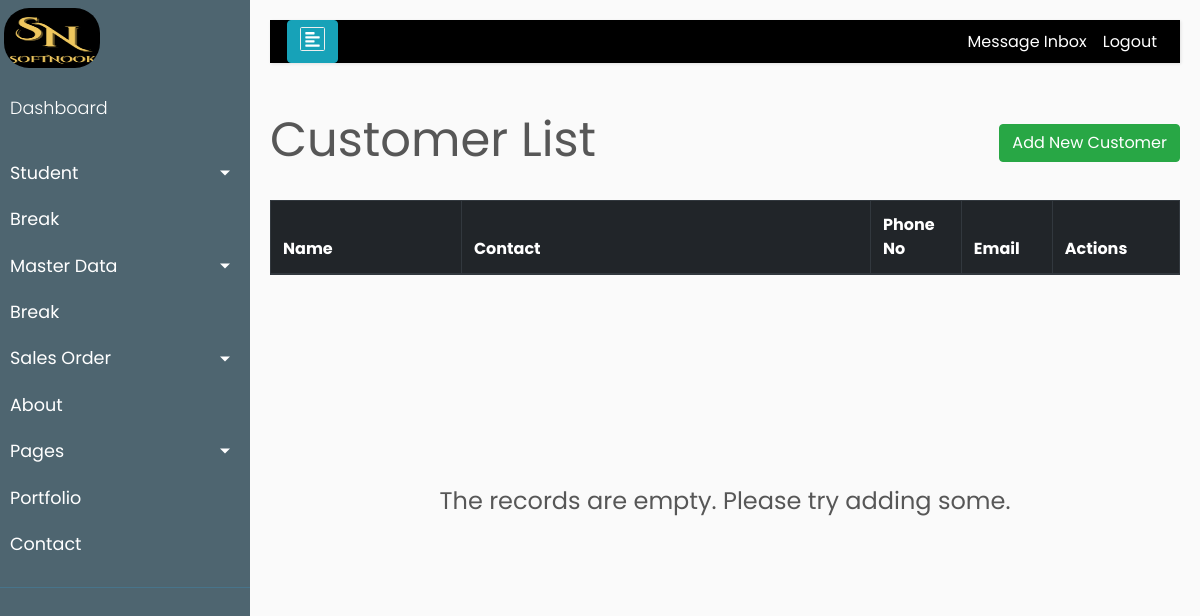
The page /product/customers/ on the database as committed earlier.
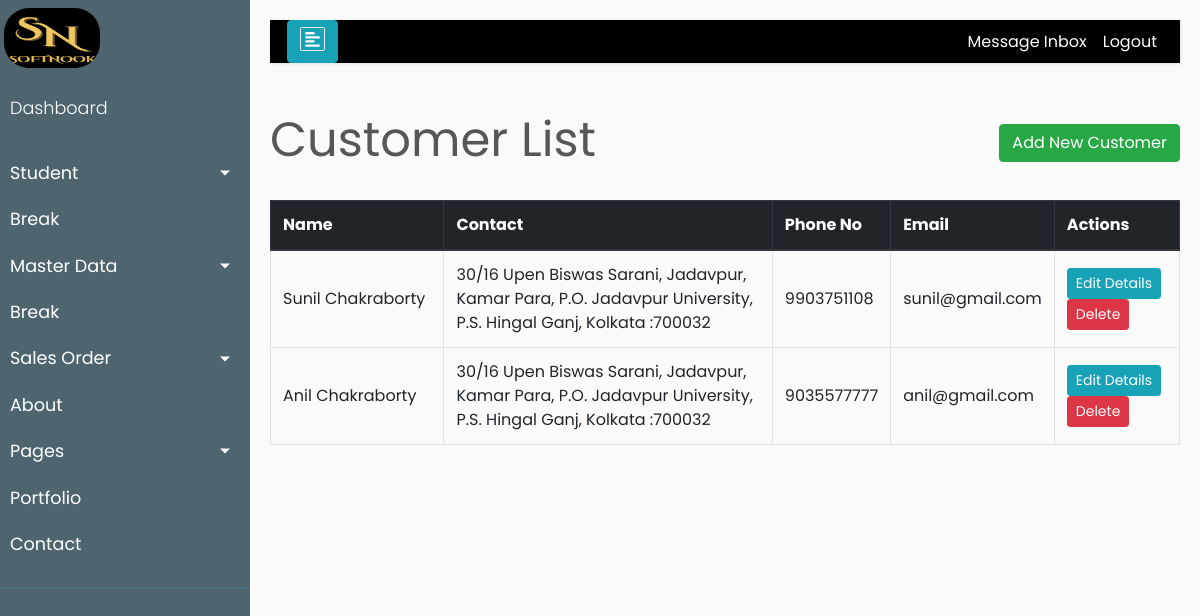
The same page on the database as committed later.
### product/models.py (models this page shows, shortened)
class Customer(models.Model):
    id              = models.AutoField(primary_key=True)
    name            = models.CharField(verbose_name='Name',max_length=150,null=True, blank=True)
    phone           = models.CharField(verbose_name='Phone',max_length=12, unique=True)
    address         = models.CharField(verbose_name='Address',max_length=200,null=True)
    email           = models.EmailField(verbose_name='Email',max_length=50, unique=True)
    created_date    = models.DateTimeField(auto_now_add=True)
    modified_date   = models.DateTimeField(auto_now=True)
    fk_email 	    = models.ForeignKey(Account,verbose_name="email key", on_delete=models.CASCADE, null=True, blank=True)
    is_deleted      = models.BooleanField(default=False)

### product/views.py (the view)
# urls.py: path('customers/', CustomerListView.as_view(), name='customers-list'),
class CustomerListView(ListView):
    model = Customer
    template_name = "product/customer_list1.html"
    queryset = Customer.objects.filter(is_deleted=False)

### product/templates/product/customer_list1.html (shortened to what this page needs)
{% extends 'base.html' %}
{% load static %}
{% block content %}
    <div class="row" style="color: #575757; font-style: bold; font-size: 3rem;">
        <div class="col-md-8">Customer List</div>
        <div class="col-md-4">
            <div style="float:right;"> <a class="btn btn-success" href="{% url 'product:new-customer' %}">Add New Customer</a> </div>
        </div>
    </div>
    <br>
    <table id="product" class="table table-css table-hover table-bordered">
        <thead class="thead-dark align-middle">
            <tr>
                <th width="21%">Name</th>
                <th width="45%">Contact</th>
                <th width="10%">Phone No</th>
				<th width="10%">Email</th>
                <th width="14%">Actions</th>
			</tr>
        </thead>
{% if object_list %}
        <tbody>
            {% for customer in object_list %}
            <tr>
				<td class="align-middle"> {{ customer.name }} </td>
                <td class="align-middle"> {{ customer.address }} </td>
				<td class="align-middle"> {{ customer.phone }} </td>
				<td class="align-middle"> {{ customer.email }} </td>
                <td class="align-middle">
                    <div class="align-middle">
                        <a href="{% url 'product:edit-customer' customer.pk %}" class="btn btn-info btn-sm">Edit Details</a>
						<a href="{% url 'product:delete-customer' customer.pk %}" class="btn btn-danger btn-sm">Delete</a>
					</div>
                </td>
            </tr>
            {% endfor %}
        </tbody>
    </table>
{% else %}
    </table>
    <br><br><br><br><br><br><br><br>
    <div style="color: #575757; font-style: bold; font-size: 1.5rem; text-align: center;">The records are empty. Please try adding some.</div>
{% endif %}
{% endblock content %}

Rows that differ between the two databases and show on the page:
added Customer: name "Sunil Chakraborty", address "30/16 Upen Biswas Sarani, Jadavpur, Kamar Para, P.O. Jadavpur University, P.S. Hingal Ganj, Kolkata :700032", phone "9903751108", email "sunil@gmail.com"
added Customer: name "Anil Chakraborty", address "30/16 Upen Biswas Sarani, Jadavpur, Kamar Para, P.O. Jadavpur University, P.S. Hingal Ganj, Kolkata :700032", phone "9035577777", email "anil@gmail.com"
Other text that changed with them:
text no longer shown: "The records are empty. Please try adding some."
